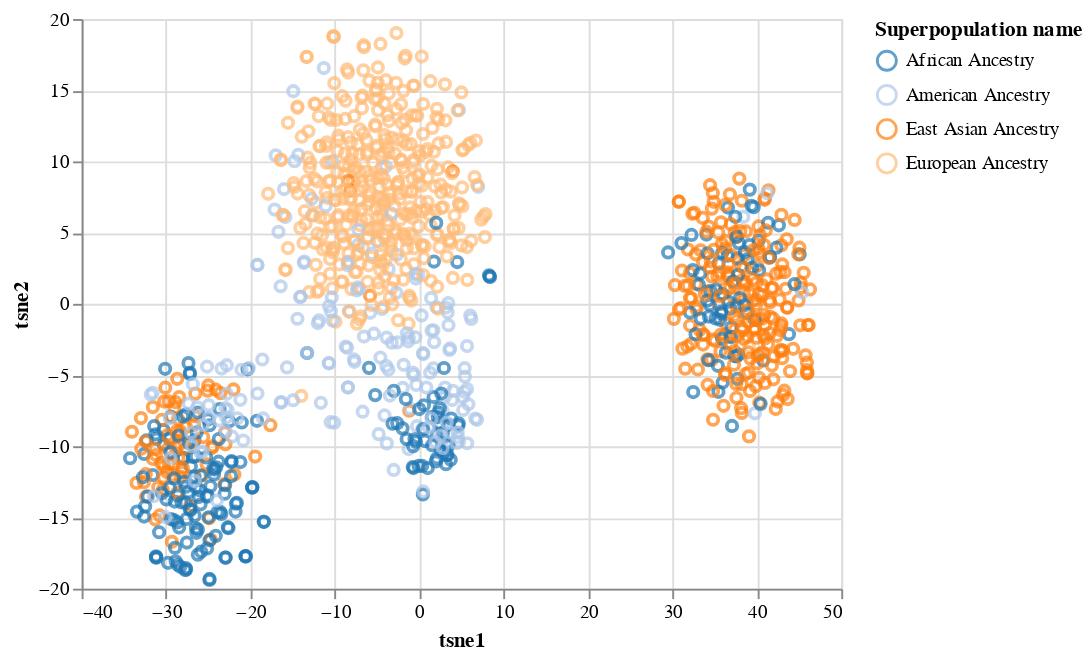

Source (notebook cell):
### Code cell
alt.Chart(df_plot).mark_point().encode(
    x='tsne1',
    y='tsne2',
    color=alt.Color('Superpopulation name', scale=alt.Scale(scheme='category20')),
)

### Figure 1 — Vega-Lite specification as saved in the notebook (floating-point values rounded to 4 significant figures; data arrays with more than 128 entries replaced by an {"elided": "..."} marker saying what was removed)
{"config": {"view": {"continuousWidth": 400, "continuousHeight": 300}}, "data": {"name": "data-d5575dd3734a7e9fecceb3b8269251b8"}, "mark": "point", "encoding": {"color": {"field": "Superpopulation name", "scale": {"scheme": "category20"}, "type": "nominal"}, "x": {"field": "tsne1", "type": "quantitative"}, "y": {"field": "tsne2", "type": "quantitative"}}, "$schema": "https://vega.github.io/schema/vega-lite/v4.17.0.json", "datasets": {"data-d5575dd3734a7e9fecceb3b8269251b8": {"elided": "1092 records"}}}
